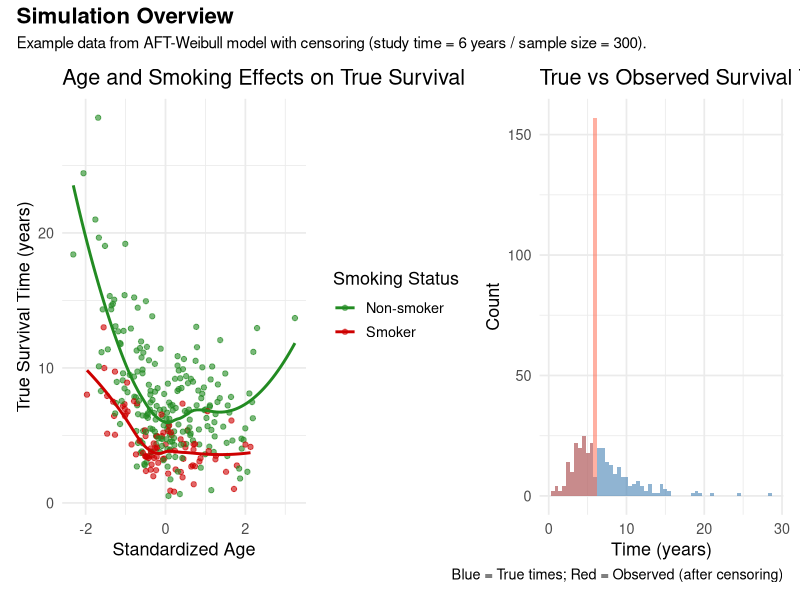
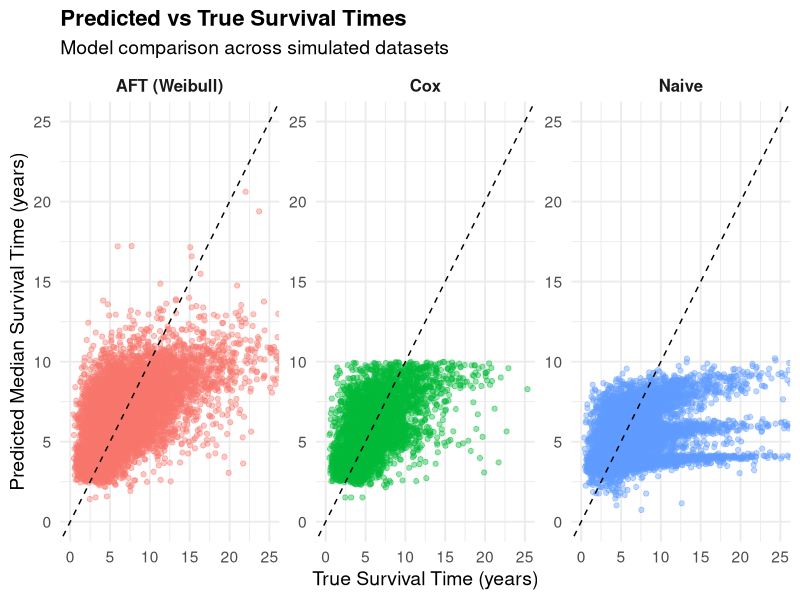
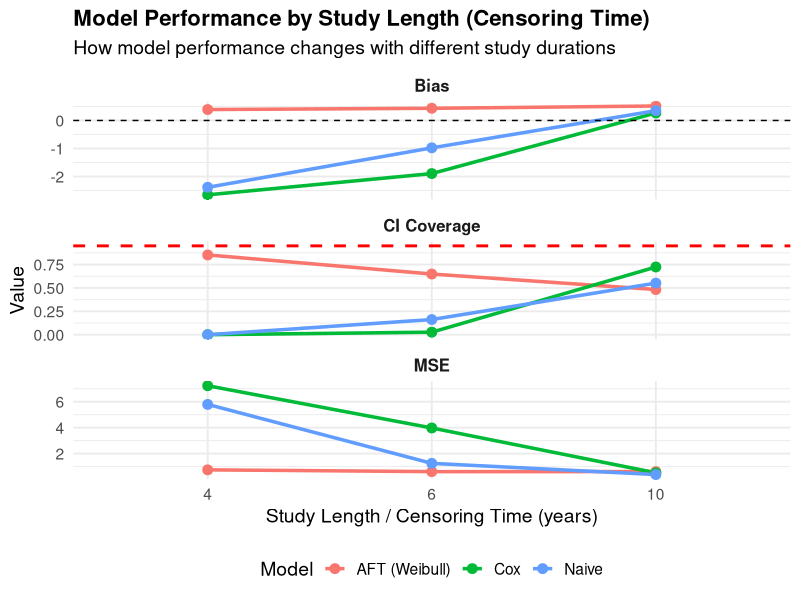
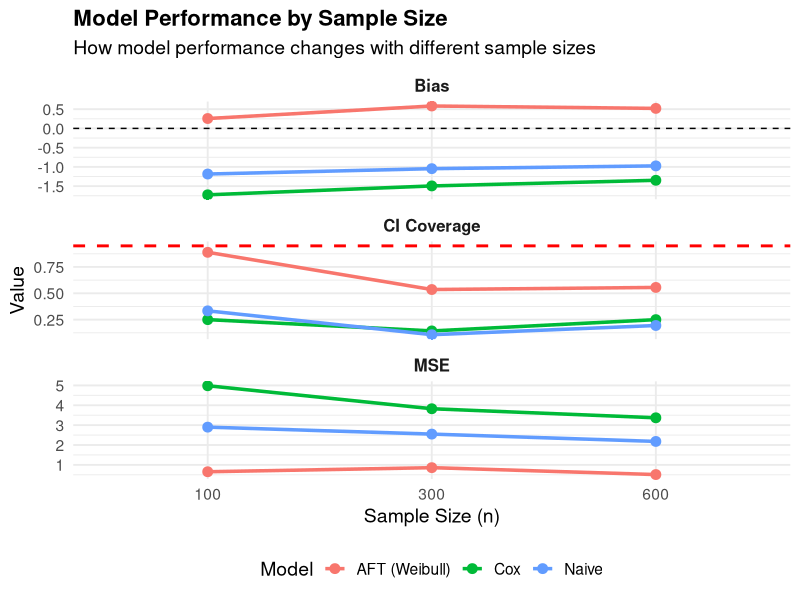

Write R code to recreate these figures, in order.
# AFT Weibull Simulation with Multiple Sample Sizes and Censoring Schemes
# Model: T = T_0 * exp(η_AFT) where T_0 ~ Weibull(shape=α, scale=β)
# η_AFT = b_age * age_binary + b_smoker * smoker + b_sex * sex

library(dplyr)
library(tidyr)
library(survival)
library(purrr)
library(ggplot2)
library(patchwork)

### 1. Generate the data
set.seed(3456)

# Sample sizes to generate
n_points <- c(100, 300, 600)

# Censoring times (study end dates) #Chronic Non-Communicable Diseases
time1 <- 4 # years
time2 <- 6 # years  
time3 <- 10 # years
censoring_times <- c(time1, time2, time3)

# AFT Weibull parameters
alpha <- 3 # Weibull shape parameter
L_med <- 6  # Desired median lifetime for baseline group (years)
beta <- L_med / (log(2))^(1 / alpha)  # Weibull scale parameter

# AFT coefficients
b_age <- -0.25                 # Age effect
b_age2   <- 0.15 
b_smoker <- -0.6              # Smoking effect
b_sex <- 0.2                 # Sex effect

# Generate the data
gen_data <- function(n) {
  age_raw <- rnorm(n, 70, 10) #mean = 70, sd = 10
  age_std <- (age_raw - 70) / 10
  smoker  <- rbinom(n, 1, 0.3) #binary, with 30% split randomly (30% = 1 = smoker)
  sex     <- rbinom(n, 1, 0.5) #binary, with 50% split randomly
  
  # Model with parameters  
  lp <- b_age * age_std + b_age2 * (age_std^2) + b_smoker * smoker + b_sex * sex
  
  # Baseline Weibull
  T0 <- rweibull(n, shape = alpha, scale = beta)
  
  # Model with weibull baseline
  true_time <- T0 * exp(lp)
  
  # Data frame
  data.frame(
    age_std  = age_std,
    age_std2 = age_std^2,
    smoker   = smoker,
    sex      = sex,
    true_time = true_time
  )
}

# Apply censoring -> ctime = study time
apply_censoring <- function(true_time, ctime) {
  time_obs  <- pmin(true_time, ctime)
  event_obs <- as.numeric(true_time <= ctime)
  data.frame(
    time_obs = time_obs,
    event_obs = event_obs,
    censoring_rate = 1 - mean(event_obs) # mean() -> percent of event happening
  )
}

# Show an example of generated data
set.seed(123)
#example - using actual simulation parameters
n <- 300  # one of the sample sizes used: c(100, 300, 600)
ctime <- 6  # one of the censoring times used: c(4, 6, 10)
#from generated data
example_df <- gen_data(n)
censored_df <- apply_censoring(example_df$true_time, ctime)
example_data <- cbind(example_df, censored_df)

# Table for example
print(head(example_data, 10))

# p1: Age vs True survival time
p1 <- ggplot(example_data, aes(x = age_std, y = true_time, color = factor(smoker))) +
  geom_point(alpha = 0.6) +
  geom_smooth(method = "loess", se = FALSE) +
  scale_color_manual(values = c("forestgreen", "red3"),
                     labels = c("Non-smoker", "Smoker")) +
  labs(
    title = "Age and Smoking Effects on True Survival",
    x = "Standardized Age", y = "True Survival Time (years)",
    color = "Smoking Status"
  ) +
  theme_minimal(base_size = 13)

# p2: True vs Observed survival times
p2 <- ggplot(example_data, aes(x = true_time)) +
  geom_histogram(binwidth = 0.5, fill = "steelblue", alpha = 0.6) +
  geom_histogram(aes(x = time_obs), binwidth = 0.5, fill = "tomato", alpha = 0.5) +
  labs(
    title = "True vs Observed Survival Times",
    x = "Time (years)", y = "Count",
    caption = "Blue = True times; Red = Observed (after censoring)"
  ) +
  theme_minimal(base_size = 13)

# Simulation Overview
overview_plot <- (p1 | p2) +
  plot_annotation(
    title = "Simulation Overview",
    subtitle = "Example data from AFT-Weibull model with censoring (study time = 6 years / sample size = 300).",
    theme = theme(plot.title = element_text(size = 16, face = "bold"))
  )

overview_plot



### 2. Run simulation
n_datasets <- 100
datasets <- list()

for (i in 1:n_datasets) {
  n     <- sample(n_points, 1)
  ctime <- sample(censoring_times, 1)
  df  <- gen_data(n)
  cen <- apply_censoring(df$true_time, ctime)
  datasets[[paste0("dataset_", i)]] <- cbind(
    df,
    cen,
    n_points = n,
    censoring_time = ctime
  )
}

cat("datasets:", length(datasets), "\n")



### 3. Model Comparison
all_preds <- list()

for (dname in names(datasets)) {
  dat <- datasets[[dname]]
  if (sum(dat$event_obs) < 5) next
  
  # Split trainning set and test set
  set.seed(123)
  idx   <- sample(1:nrow(dat), floor(0.7 * nrow(dat))) # 0.7/0.3
  train <- dat[idx, ]
  test  <- dat[-idx, ]
  
  ## AFT model (Weibull)
  aft_fit <- tryCatch(
    survreg(
      Surv(time_obs, event_obs) ~ age_std + smoker + sex,
      data = train,
      dist = "weibull"
    ),
    error = function(e) NULL
  )
  
  aft_pred <- if (!is.null(aft_fit)) {
    predict(aft_fit, newdata = test, type = "quantile", p = 0.5)
  } else rep(NA_real_, nrow(test)) # predict the median survival time
  
  aft_pred_cap <- pmin(aft_pred, 25)  # tighter numerical cap
  
  ## Cox model
  cox_fit <- tryCatch(
    coxph(Surv(time_obs, event_obs) ~ age_std + smoker + sex, data = train),
    error = function(e) NULL
  )
  
  get_median_from_cox <- function(model, newrow) {
    bh <- basehaz(model, centered = FALSE)
    lp <- as.numeric(predict(model, newdata = newrow, type = "lp"))
    s  <- exp(-bh$hazard * exp(lp))
    idx <- which(s <= 0.5)[1]
    if (is.na(idx)) return(NA_real_)
    bh$time[idx]
  }
  
  cox_pred <- if (!is.null(cox_fit)) {
    purrr::map_dbl(1:nrow(test), ~ get_median_from_cox(cox_fit, test[.x, , drop = FALSE]))
  } else rep(NA_real_, nrow(test)) # predict the median survival time
  
  cox_pred_cap <- pmin(cox_pred, 25) # tighter numerical cap
  
  ## Naive model
  naive_fit <- lm(time_obs ~ age_std + smoker + sex, data = train)
  naive_pred <- predict(naive_fit, newdata = test)
  naive_pred_cap <- pmin(naive_pred, 25)
  
  ## All predictor
  all_preds[[dname]] <- data.frame(
    dataset_name = dname,
    true_time = test$true_time,
    aft_raw   = aft_pred_cap,
    cox_raw   = cox_pred_cap,
    naive_raw = naive_pred_cap
  )
}

# Show predictors
res_df <- bind_rows(all_preds, .id = "dataset_name")

res_long_raw <- res_df %>%
  select(dataset_name, true_time, aft_raw, cox_raw, naive_raw) %>%
  pivot_longer(cols = starts_with(c("aft", "cox", "naive")),
               names_to = "model", values_to = "pred_time") %>%
  mutate(model = factor(model,
                        levels = c("aft_raw", "cox_raw", "naive_raw"),
                        labels = c("AFT (Weibull)", "Cox", "Naive")))

# Predicted vs True Scatterplot
ggplot(res_long_raw, aes(x = true_time, y = pred_time, color = model)) +
  geom_point(alpha = 0.4, size = 1.5) +
  geom_abline(slope = 1, intercept = 0, linetype = "dashed", color = "black") +
  facet_wrap(~model, scales = "free", nrow = 1) +
  labs(
    title = "Predicted vs True Survival Times",
    subtitle = "Model comparison across simulated datasets",
    x = "True Survival Time (years)",
    y = "Predicted Median Survival Time (years)",
    color = "Model"
  ) +
  theme_minimal(base_size = 14) +
  theme(
    legend.position = "none",
    strip.text = element_text(size = 12, face = "bold"),
    plot.title = element_text(face = "bold", size = 16)
  ) +
  coord_cartesian(xlim = c(0, 25), ylim = c(0, 25))

# Predictor with different parameters
res_aft <- bind_rows(all_preds, .id = "dataset_name") %>%
  select(dataset_name, true_time, aft_pred = aft_raw) %>%
  left_join(
    bind_rows(datasets, .id = "dataset_name") %>%
      select(dataset_name, n_points, censoring_time),
    by = "dataset_name"
  ) %>%
  mutate(
    abs_error = abs(aft_pred - true_time),
    bias = aft_pred - true_time
  )

summary_aft <- res_aft %>%
  group_by(n_points, censoring_time) %>%
  summarise(
    mean_pred = mean(aft_pred, na.rm = TRUE),
    mean_true = mean(true_time, na.rm = TRUE),
    .groups = "drop"
  )

summary_aft_long <- summary_aft %>%
  pivot_longer(cols = c(mean_pred, mean_true),
               names_to = "Type", values_to = "Mean_Survival") %>%
  mutate(
    Type = recode(Type,
                  "mean_pred" = "Predicted (AFT)",
                  "mean_true" = "True (Simulated)")
  )


### 4. Evaluation (Median-based approach)
res <- bind_rows(all_preds)

##Winsorize helper: trim 1% extremes to avoid outliers
winsorize_vec <- function(x, lower_p = 0.01, upper_p = 0.99) {
  q <- quantile(x, probs = c(lower_p, upper_p), na.rm = TRUE)
  x[x < q[1]] <- q[1]
  x[x > q[2]] <- q[2]
  x
}

##Prepare long format for median-based computation
res_long_raw <- res %>%
  pivot_longer(cols = c(aft_raw, cox_raw, naive_raw),
               names_to = "model", values_to = "pred")

##For each dataset & model: compute median(pred) & median(true_time)
median_summary <- res_long_raw %>%
  group_by(dataset_name, model) %>%
  summarise(
    median_pred = median(winsorize_vec(pred), na.rm = TRUE),
    median_true = median(true_time, na.rm = TRUE),  # True values not winsorized
    .groups = "drop"
  )

##Add censoring_time and n_points information
median_summary <- median_summary %>%
  left_join(
    bind_rows(datasets, .id = "dataset_name") %>%
      select(dataset_name, censoring_time, n_points) %>%
      distinct(),
    by = "dataset_name"
  )

##Compute squared error and bias between medians
median_summary <- median_summary %>%
  mutate(
    mse_median = (median_pred - median_true)^2,
    bias_median = median_pred - median_true
  )

##Aggregate across datasets (main metrics) - overall and by study length
overall_median <- median_summary %>%
  group_by(model) %>%
  summarise(
    Median_MSE = mean(mse_median, na.rm = TRUE),
    Median_Bias = mean(bias_median, na.rm = TRUE),
    .groups = "drop"
  )

##Metrics stratified by study length
median_by_study <- median_summary %>%
  group_by(model, censoring_time) %>%
  summarise(
    Median_MSE = mean(mse_median, na.rm = TRUE),
    Median_Bias = mean(bias_median, na.rm = TRUE),
    .groups = "drop"
  )

##Metrics stratified by sample size
median_by_n <- median_summary %>%
  group_by(model, n_points) %>%
  summarise(
    Median_MSE = mean(mse_median, na.rm = TRUE),
    Median_Bias = mean(bias_median, na.rm = TRUE),
    .groups = "drop"
  )

cat("MEDIAN-BASED METRICS\n")
print(overall_median)
cat("\nMEDIAN-BASED METRICS BY STUDY LENGTH\n")
print(median_by_study)
cat("\nMEDIAN-BASED METRICS BY SAMPLE SIZE\n")
print(median_by_n)


##CI Coverage (Median-based)
# For each model, censoring_time, AND n_points, compute CI range based on median_pred
# This ensures CI is computed separately for each combination of censoring scenario and sample size
ci_ranges <- median_summary %>%
  group_by(model, censoring_time, n_points) %>%
  summarise(
    ci_low = quantile(median_pred, 0.025, na.rm = TRUE),
    ci_high = quantile(median_pred, 0.975, na.rm = TRUE),
    .groups = "drop"
  )

# Check if median_true falls within CI for each dataset
coverage_summary <- median_summary %>%
  left_join(ci_ranges, by = c("model", "censoring_time", "n_points")) %>%
  mutate(
    covered = as.numeric(median_true >= ci_low & median_true <= ci_high)
  )

# Calculate mean coverage across datasets for each model (overall and by study length)
overall_coverage <- coverage_summary %>%
  group_by(model) %>%
  summarise(
    Mean_Coverage_95 = mean(covered, na.rm = TRUE),
    .groups = "drop"
  )

##Coverage stratified by study length
coverage_by_study <- coverage_summary %>%
  group_by(model, censoring_time) %>%
  summarise(
    Mean_Coverage_95 = mean(covered, na.rm = TRUE),
    .groups = "drop"
  )

##Coverage stratified by sample size
coverage_by_n <- coverage_summary %>%
  group_by(model, n_points) %>%
  summarise(
    Mean_Coverage_95 = mean(covered, na.rm = TRUE),
    .groups = "drop"
  )

cat("95% CI COVERAGE (Median-based)\n")
print(overall_coverage)
cat("\n95% CI COVERAGE BY STUDY LENGTH\n")
print(coverage_by_study)
cat("\n95% CI COVERAGE BY SAMPLE SIZE\n")
print(coverage_by_n)


### 5. Visualization of Model Performance (Updated for Median-based Evaluation)
## Rename models for clarity
overall_median$model <- recode(overall_median$model,
                               "aft_raw" = "AFT (Weibull)",
                               "cox_raw" = "Cox",
                               "naive_raw" = "Naive")

overall_coverage$model <- recode(overall_coverage$model,
                                 "aft_raw" = "AFT (Weibull)",
                                 "cox_raw" = "Cox",
                                 "naive_raw" = "Naive")

## Combine all metrics into one unified table
measure_summary <- overall_median %>%
  rename(MSE = Median_MSE, Bias = Median_Bias) %>%
  left_join(overall_coverage, by = "model")

cat("\n==== Combined Model Performance Table (Median-based Evaluation) ====\n")
print(measure_summary)

## Reshape for plotting
measure_long <- measure_summary %>%
  pivot_longer(cols = -model, names_to = "Metric", values_to = "Value") %>%
  mutate(
    Metric_Group = case_when(
      grepl("MSE", Metric) ~ "Median-based Mean Squared Error",
      grepl("Bias", Metric) ~ "Median-based Bias",
      grepl("Coverage", Metric) ~ "95% CI Coverage (Median-based)"
    )
  )

## Colors and plot
metric_colors <- c(
  "MSE" = "#4E79A7",
  "Bias" = "#59A14F",
  "Mean_Coverage_95" = "#76B7B2"
)


## Stratified visualization by study length
# Rename models for stratified plot
median_by_study$model <- recode(median_by_study$model,
                               "aft_raw" = "AFT (Weibull)",
                               "cox_raw" = "Cox",
                               "naive_raw" = "Naive")

coverage_by_study$model <- recode(coverage_by_study$model,
                                 "aft_raw" = "AFT (Weibull)",
                                 "cox_raw" = "Cox",
                                 "naive_raw" = "Naive")

# Combine MSE, Bias, and Coverage for stratified plot
stratified_data <- median_by_study %>%
  pivot_longer(cols = c(Median_MSE, Median_Bias),
               names_to = "Metric", values_to = "Value") %>%
  mutate(
    Metric = recode(Metric,
                   "Median_MSE" = "MSE",
                   "Median_Bias" = "Bias"),
    censoring_time = factor(censoring_time)
  ) %>%
  bind_rows(
    coverage_by_study %>%
      rename(Value = Mean_Coverage_95) %>%
      mutate(Metric = "CI Coverage",
             censoring_time = factor(censoring_time))
  )

stratified_plot <- ggplot(stratified_data, 
                          aes(x = censoring_time, y = Value, 
                              color = model, group = model)) +
  geom_line(linewidth = 1.2) +
  geom_point(size = 3) +
  facet_wrap(~Metric, scales = "free_y", ncol = 1) +
  geom_hline(
    data = subset(stratified_data, Metric == "Bias"),
    aes(yintercept = 0),
    color = "black", linetype = "dashed"
  ) +
  geom_hline(
    data = subset(stratified_data, Metric == "CI Coverage"),
    aes(yintercept = 0.95),
    color = "red", linetype = "dashed", linewidth = 1
  ) +
  labs(
    title = "Model Performance by Study Length (Censoring Time)",
    subtitle = "How model performance changes with different study durations",
    x = "Study Length / Censoring Time (years)",
    y = "Value",
    color = "Model"
  ) +
  theme_minimal(base_size = 14) +
  theme(
    plot.title = element_text(size = 16, face = "bold"),
    strip.text = element_text(size = 12, face = "bold"),
    legend.position = "bottom"
  )

stratified_plot

## Stratified visualization by sample size
# Rename models for stratified plot by sample size
median_by_n$model <- recode(median_by_n$model,
                               "aft_raw" = "AFT (Weibull)",
                               "cox_raw" = "Cox",
                               "naive_raw" = "Naive")

coverage_by_n$model <- recode(coverage_by_n$model,
                                 "aft_raw" = "AFT (Weibull)",
                                 "cox_raw" = "Cox",
                                 "naive_raw" = "Naive")

# Combine MSE, Bias, and Coverage for stratified plot by sample size
stratified_data_n <- median_by_n %>%
  pivot_longer(cols = c(Median_MSE, Median_Bias),
               names_to = "Metric", values_to = "Value") %>%
  mutate(
    Metric = recode(Metric,
                   "Median_MSE" = "MSE",
                   "Median_Bias" = "Bias"),
    n_points = factor(n_points)
  ) %>%
  bind_rows(
    coverage_by_n %>%
      rename(Value = Mean_Coverage_95) %>%
      mutate(Metric = "CI Coverage",
             n_points = factor(n_points))
  )

stratified_plot_n <- ggplot(stratified_data_n, 
                          aes(x = n_points, y = Value, 
                              color = model, group = model)) +
  geom_line(linewidth = 1.2) +
  geom_point(size = 3) +
  facet_wrap(~Metric, scales = "free_y", ncol = 1) +
  geom_hline(
    data = subset(stratified_data_n, Metric == "Bias"),
    aes(yintercept = 0),
    color = "black", linetype = "dashed"
  ) +
  geom_hline(
    data = subset(stratified_data_n, Metric == "CI Coverage"),
    aes(yintercept = 0.95),
    color = "red", linetype = "dashed", linewidth = 1
  ) +
  labs(
    title = "Model Performance by Sample Size",
    subtitle = "How model performance changes with different sample sizes",
    x = "Sample Size (n)",
    y = "Value",
    color = "Model"
  ) +
  theme_minimal(base_size = 14) +
  theme(
    plot.title = element_text(size = 16, face = "bold"),
    strip.text = element_text(size = 12, face = "bold"),
    legend.position = "bottom"
  )

stratified_plot_n
